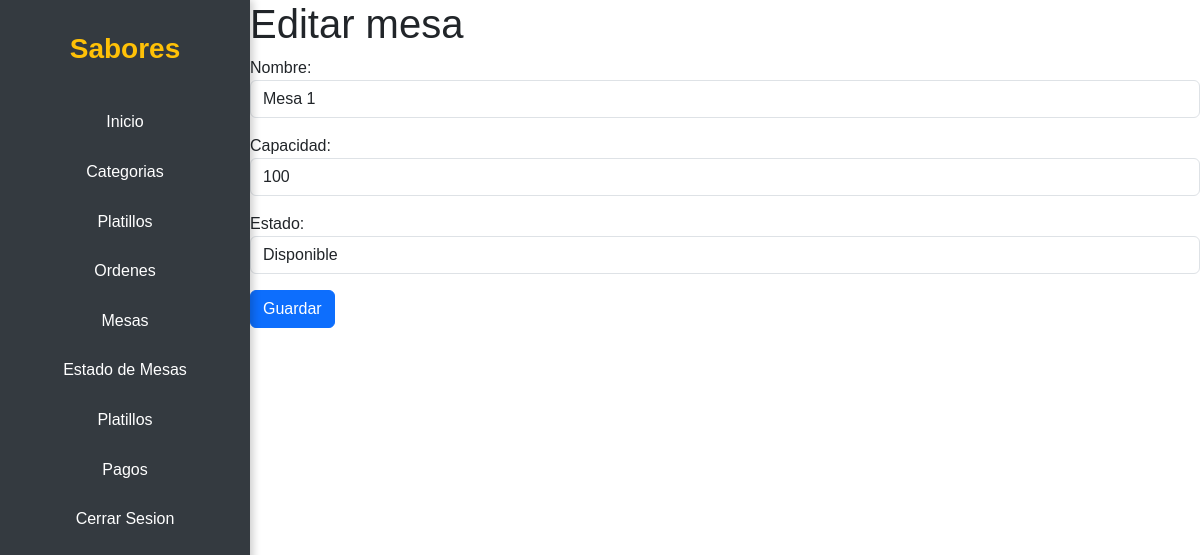
Page /ordenes/mesas/editar/1/ (signed in) on the committed database.
### apps/ordenes/models.py (models this page shows, shortened)
class Mesa(models.Model):
    nombre = models.CharField(max_length=100, null=False)
    capacidad = models.IntegerField(null=False)
    estado = models.ForeignKey(MesaEstado, on_delete=models.CASCADE, related_name='mesas_estado')

class MesaEstado(models.Model):
    nombre = models.CharField(max_length=50)
    def __str__(self):
        return self.nombre

### apps/ordenes/views.py (the view)
# urls.py: path('mesas/editar/<int:pk>/', views.MesaUpdateView.as_view(), name='mesas_update'),
class MesaUpdateView(LoginRequiredMixin, UpdateView):
    model = Mesa
    form_class = MesaForm
    template_name = 'mesas/mesas_edit_form.html'
    success_url = '/ordenes/mesas/'

### apps/ordenes/forms.py
class MesaForm(forms.ModelForm):
    class Meta:
        model = Mesa
        fields = ['nombre', 'capacidad', 'estado']
        widgets = {
            'nombre': forms.TextInput(attrs={'class': 'form-control'}),
            'capacidad': forms.NumberInput(attrs={'class': 'form-control'}),
            'estado': forms.Select(attrs={'class': 'form-control'})
        }

### templates/mesas/mesas_edit_form.html (shortened to what this page needs)
{% extends 'main/base.html' %}
{% block content %}
<h1>Editar mesa</h1>
<form action="{% url 'ordenes:mesas_update' form.instance.pk %}" method="post">
    {{ form.as_p }}
    <button type="submit" class="btn btn-primary">Guardar</button>
</form>
{% endblock %}

### templates/main/base.html (style rules this page uses)
body { font-family: 'Arial', sans-serif; margin-left: 250px; }

### rows in the picture
Mesa: nombre "Mesa 1", capacidad "100", estado "Disponible"
